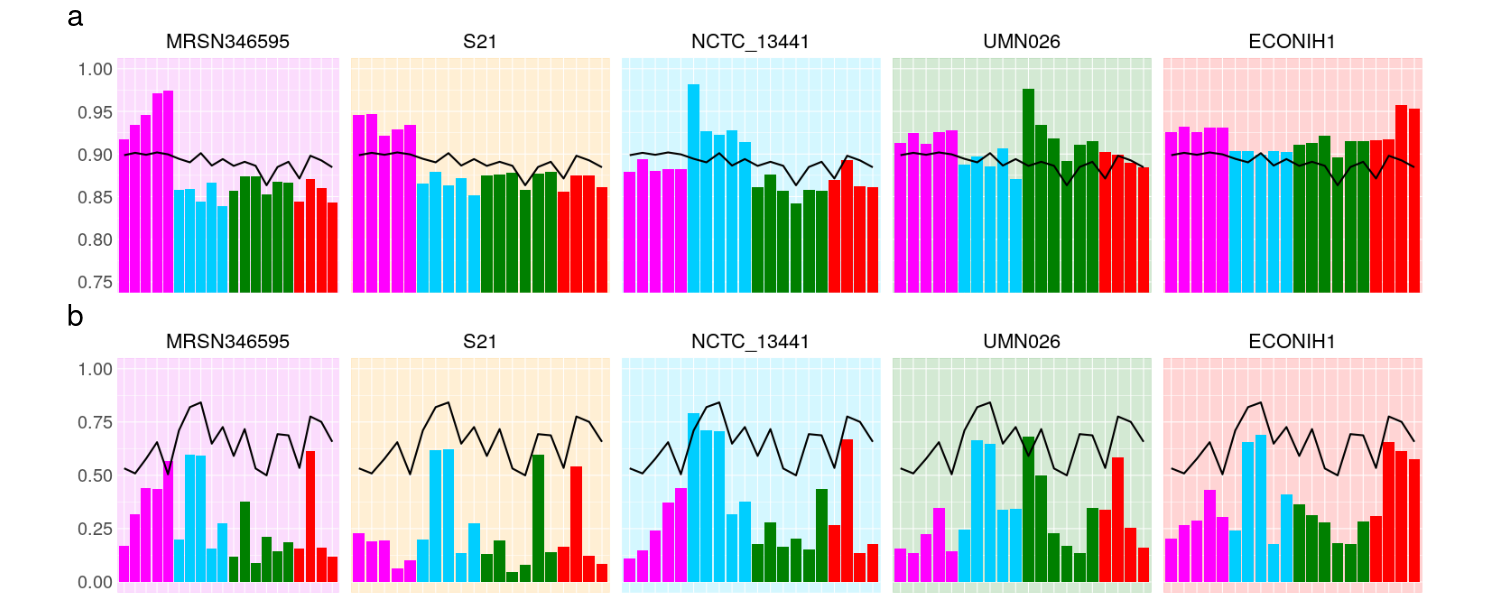

The script that saved this image:
library(png)
library(grid)
library(gridExtra)

png(file="Figure8.png", width=1500, height=600)

fig8a <- grid::rasterGrob(readPNG("Figura8A.png"))
fig8b <- grid::rasterGrob(readPNG("Figura8B.png"))


gridExtra::grid.arrange(
  arrangeGrob(fig8a, top = textGrob("a",  x = 0.05, gp=gpar(fontsize=30))),
  arrangeGrob(fig8b, top = textGrob("b",  x = 0.05, gp=gpar(fontsize=30))),
  ncol=1,
  nrow=2
)

dev.off()
